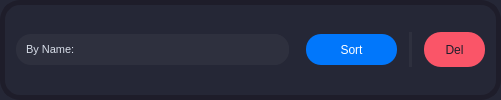
               <widget class="QFrame" name="frame_16">
                <property name="sizePolicy">
                 <sizepolicy hsizetype="Preferred" vsizetype="Fixed">
                  <horstretch>0</horstretch>
                  <verstretch>0</verstretch>
                 </sizepolicy>
                </property>
                <property name="minimumSize">
                 <size>
                  <width>501</width>
                  <height>81</height>
                 </size>
                </property>
                <property name="styleSheet">
                 <string notr="true">background-color: rgb(37, 39, 54);
border-radius: 20px;
border: 5px solid  rgb(30, 29, 42);
font: 87 8pt &quot;Arial Black&quot;;</string>
                </property>
                <property name="frameShape">
                 <enum>QFrame::StyledPanel</enum>
                </property>
                <property name="frameShadow">
                 <enum>QFrame::Raised</enum>
                </property>
                <layout class="QGridLayout" name="gridLayout_23">
                 <item row="0" column="0">
                  <widget class="QComboBox" name="sched_sort_box">
                   <property name="sizePolicy">
                    <sizepolicy hsizetype="Expanding" vsizetype="Fixed">
                     <horstretch>0</horstretch>
                     <verstretch>0</verstretch>
                    </sizepolicy>
                   </property>
                   <property name="minimumSize">
                    <size>
                     <width>0</width>
                     <height>31</height>
                    </size>
                   </property>
                   <property name="font">
                    <font>
                     <family>Arial</family>
                     <pointsize>8</pointsize>
                     <weight>50</weight>
                     <italic>false</italic>
                     <bold>false</bold>
                    </font>
                   </property>
                   <property name="styleSheet">
                    <string notr="true">/* QComboBox Stylesheet */
QComboBox {
    background-color:  rgb(46, 48, 62);
	font: 8pt &quot;Arial&quot;;
    color: #D8DEE9;
    border: none;
    padding: 5px 10px;
    selection-background-color: #3B4252;
    border-radius: 15px;
}

QComboBox::drop-down {
    background-color:  rgb(46, 48, 62);
	font: 8pt &quot;Arial&quot;;
    border: none;
    width: 25px;
    border-top-right-radius: 15px;
    border-bottom-right-radius: 15px;
}

QComboBox QAbstractItemView {
    background-color:  rgb(46, 48, 62);
	font: 8pt &quot;Arial&quot;;
    color: #D8DEE9;
    border: none;
    selection-background-color: #3B4252;
    border-radius: 15px;
}</string>
                   </property>
                   <item>
                    <property name="text">
                     <string>By Name:</string>
                    </property>
                   </item>
                   <item>
                    <property name="text">
                     <string>By Date/Time:</string>
                    </property>
                   </item>
                   <item>
                    <property name="text">
                     <string>By Status:</string>
                    </property>
                   </item>
                  </widget>
                 </item>
                 <item row="0" column="1">
                  <spacer name="horizontalSpacer_27">
                   <property name="orientation">
                    <enum>Qt::Horizontal</enum>
                   </property>
                   <property name="sizeType">
                    <enum>QSizePolicy::Fixed</enum>
                   </property>
                   <property name="sizeHint" stdset="0">
                    <size>
                     <width>11</width>
                     <height>20</height>
                    </size>
                   </property>
                  </spacer>
                 </item>
                 <item row="0" column="2">
                  <widget class="QPushButton" name="sched_sort_btn">
                   <property name="sizePolicy">
                    <sizepolicy hsizetype="Fixed" vsizetype="Fixed">
                     <horstretch>0</horstretch>
                     <verstretch>0</verstretch>
                    </sizepolicy>
                   </property>
                   <property name="minimumSize">
                    <size>
                     <width>91</width>
                     <height>31</height>
                    </size>
                   </property>
                   <property name="styleSheet">
                    <string notr="true">QPushButton {
background-color: rgb(1, 119, 251);
color: rgb(255, 255, 255);
border-radius: 15px;
border: none;
font: 87 8pt &quot;Arial Black&quot;;
}

QPushButton:hover {
background-color: rgb(44, 146, 255);
}

QPushButton:pressed {
background-color: rgb(255, 255, 255);
color: rgb(1, 119, 251);
}</string>
                   </property>
                   <property name="text">
                    <string>Sort</string>
                   </property>
                  </widget>
                 </item>
                 <item row="0" column="3">
                  <spacer name="horizontalSpacer_28">
                   <property name="orientation">
                    <enum>Qt::Horizontal</enum>
                   </property>
                   <property name="sizeType">
                    <enum>QSizePolicy::Fixed</enum>
                   </property>
                   <property name="sizeHint" stdset="0">
                    <size>
                     <width>6</width>
                     <height>20</height>
                    </size>
                   </property>
                  </spacer>
                 </item>
                 <item row="0" column="4">
                  <widget class="Line" name="line_4">
                   <property name="styleSheet">
                    <string notr="true">border-color: rgb(46, 48, 62);</string>
                   </property>
                   <property name="orientation">
                    <enum>Qt::Vertical</enum>
                   </property>
                  </widget>
                 </item>
                 <item row="0" column="5">
                  <spacer name="horizontalSpacer_29">
                   <property name="orientation">
                    <enum>Qt::Horizontal</enum>
                   </property>
                   <property name="sizeType">
                    <enum>QSizePolicy::Fixed</enum>
                   </property>
                   <property name="sizeHint" stdset="0">
                    <size>
                     <width>6</width>
                     <height>20</height>
                    </size>
                   </property>
                  </spacer>
                 </item>
                 <item row="0" column="6">
                  <widget class="QPushButton" name="sched_del_btn">
                   <property name="sizePolicy">
                    <sizepolicy hsizetype="Fixed" vsizetype="Fixed">
                     <horstretch>0</horstretch>
                     <verstretch>0</verstretch>
                    </sizepolicy>
                   </property>
                   <property name="minimumSize">
                    <size>
                     <width>61</width>
                     <height>35</height>
                    </size>
                   </property>
                   <property name="styleSheet">
                    <string notr="true">QPushButton {
background-color: rgb(250, 85, 104);
	color: rgb(30, 29, 42);
border-radius: 17px;
border: none;
}

QPushButton:hover {
background-color: rgb(250, 121, 136);
}

QPushButton:pressed {
background-color: rgb(250, 66, 88);
}</string>
                   </property>
                   <property name="text">
                    <string>Del</string>
                   </property>
                  </widget>
                 </item>
                </layout>
               </widget>
